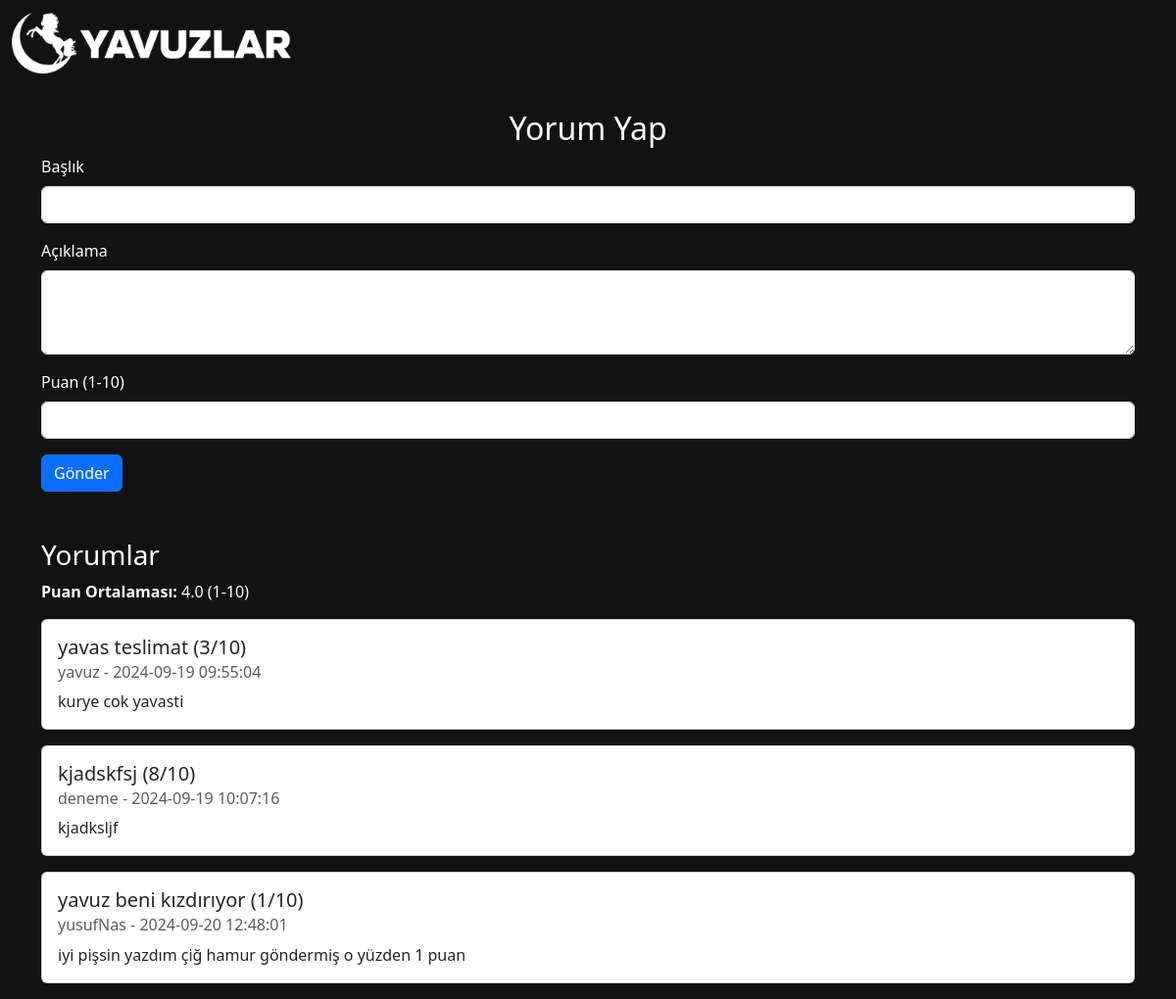
The page /app/comments.php?restaurant_id=1 (signed in) on the database its author committed.
### tables this page shows
CREATE TABLE `comments` (
  `id` int NOT NULL,
  `userID` int NOT NULL,
  `restaurantID` int NOT NULL,
  `username` varchar(255) NOT NULL,
  `title` varchar(255) NOT NULL,
  `description` text NOT NULL,
  `score` int NOT NULL,
  `created_at` datetime DEFAULT CURRENT_TIMESTAMP,
  `updated_at` datetime DEFAULT NULL
);

### app/comments.php (the view, shortened to what this page needs)
<?php
include 'db/connection.php';
$restaurantID = isset($_GET['restaurant_id']) ? intval($_GET['restaurant_id']) : 0;
$commentsStmt = $pdo->prepare("SELECT username, title, description, score, created_at
                               FROM comments
                               WHERE restaurantID = ?");
$commentsStmt->execute([$restaurantID]);
$comments = $commentsStmt->fetchAll(PDO::FETCH_ASSOC);
$avgScoreStmt = $pdo->prepare("SELECT AVG(score) as avg_score
                               FROM comments
                               WHERE restaurantID = ?");
$avgScoreStmt->execute([$restaurantID]);
$avgScore = $avgScoreStmt->fetch(PDO::FETCH_ASSOC)['avg_score'];
$restScore = $avgScore !== null ? $avgScore : 0;
?>
<!DOCTYPE html>
<html lang="tr">
<head>
    <link href="https://cdn.jsdelivr.net/npm/bootstrap@5.3.3/dist/css/bootstrap.min.css" rel="stylesheet">
    <link href="https://cdnjs.cloudflare.com/ajax/libs/font-awesome/6.0.0/css/all.min.css" rel="stylesheet">
</head>
<body style="background-color:#121212; color:white;">
<nav class="navbar navbar-expand-lg navbar-dark" style="background-color:#121212;">
    <div class="container-fluid">
        <a class="navbar-brand" href="index.php">
            <img style="height:62px;width:auto;" src="logo/navbar-logo.png" alt="">
        </a>
    </div>
</nav>
<div class="container mt-4">
    <h2 class="text-center">Yorum Yap</h2>
    <form action="" method="POST">
        <div class="mb-3">
            <label for="title" class="form-label">Başlık</label>
            <input type="text" class="form-control" id="title" name="title" required>
        </div>
        <div class="mb-3">
            <label for="description" class="form-label">Açıklama</label>
            <textarea class="form-control" id="description" name="description" rows="3" required></textarea>
        </div>
        <div class="mb-3">
            <label for="score" class="form-label">Puan (1-10)</label>
            <input type="number" class="form-control" id="score" name="score" min="1" max="10" required>
        </div>
        <button type="submit" class="btn btn-primary">Gönder</button>
    </form>
    <h3 class="mt-5">Yorumlar</h3>
    <div>
        <p><strong>Puan Ortalaması: </strong><?php echo number_format($restScore, 1); ?> (1-10)</p>
    </div>
    <?php if (count($comments) > 0): ?>
        <?php foreach ($comments as $comment): ?>
            <div class="card mb-3">
                <div class="card-body">
                    <h5 class="card-title"><?php echo htmlspecialchars($comment['title']); ?> (<?php echo htmlspecialchars($comment['score']); ?>/10)</h5>
                    <h6 class="card-subtitle mb-2 text-muted"><?php echo htmlspecialchars($comment['username']); ?> - <?php echo htmlspecialchars($comment['created_at']); ?></h6>
                    <p class="card-text"><?php echo htmlspecialchars($comment['description']); ?></p>
                </div>
            </div>
        <?php endforeach; ?>
    <?php else: ?>
        <p>Henüz yorum yapılmamış.</p>
    <?php endif; ?>
</div>
</body>
</html>

### rows shown on the page
comments: title "yavas teslimat", score "3", username "yavuz", created_at "2024-09-19 09:55:04", description "kurye cok yavasti"
comments: title "kjadskfsj", score "8", username "deneme", created_at "2024-09-19 10:07:16", description "kjadksljf"
comments: title "yavuz beni kızdırıyor", score "1", username "yusufNas", created_at "2024-09-20 12:48:01", description "iyi pişsin yazdım çiğ hamur göndermiş o yüzden 1 puan"

### other values the page prints
$restScore "4.0"
